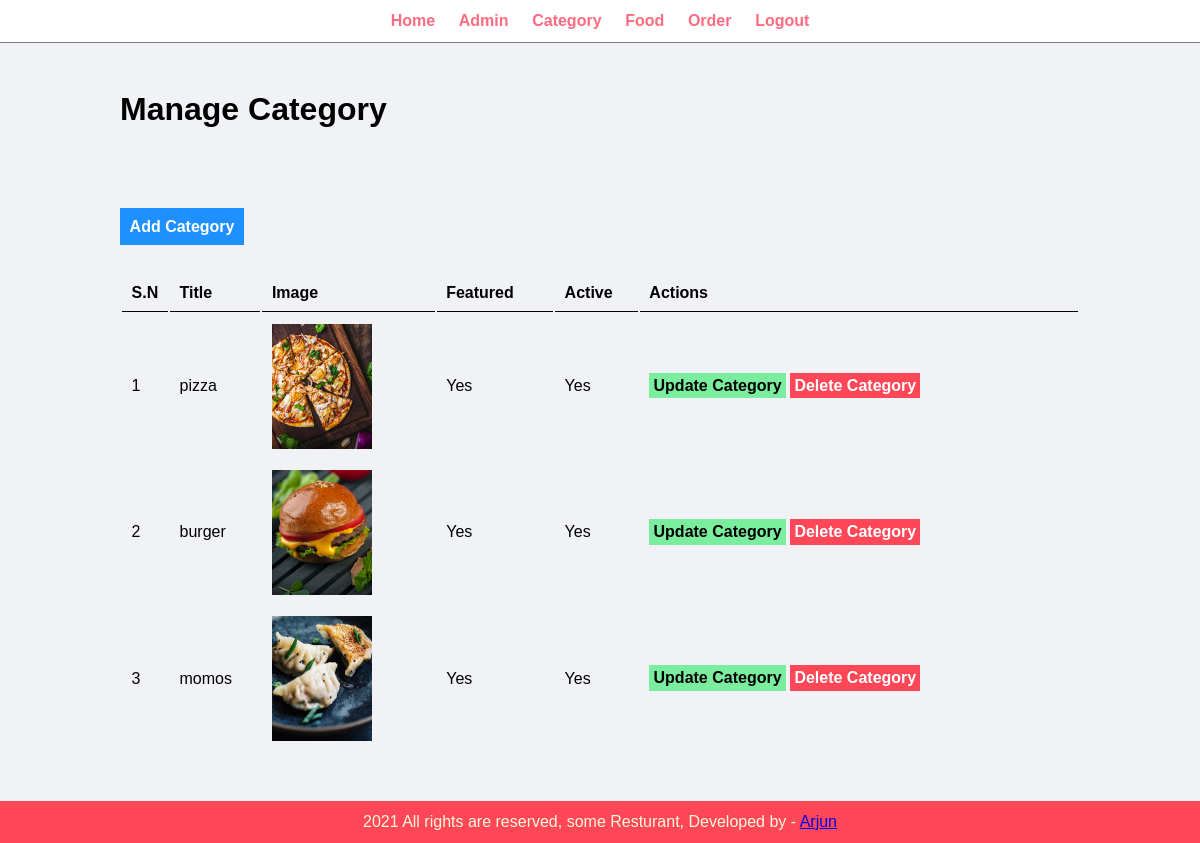
/admin/manage-categories.php (signed in), run on the app's committed database.
### tables this page shows
CREATE TABLE `tbl_category` (
  `id` int(10) UNSIGNED NOT NULL,
  `title` varchar(100) NOT NULL,
  `image_name` varchar(255) NOT NULL,
  `featured` varchar(10) NOT NULL,
  `active` varchar(10) NOT NULL
);

### admin/manage-categories.php (the view, shortened to what this page needs)
<?php include('partials/menu.php'); ?>
<div class = "main-content">
    <div class = "wrapper">
       <h1>Manage Category</h1>
       <br> <br> <br>
        <br><br>
   <a href="<?php echo SITEURL;?>admin/add-category.php" class = "btn-primary">Add Category</a>
    <br> <br> <br>
    <table class = "tbl-full">
    <tr>
      <th>S.N</th>
      <th>Title</th>
      <th>Image</th>
      <th>Featured</th>
      <th>Active</th>
      <th>Actions</th>
    </tr>
    <?php
      $sql ="SELECT * FROM tbl_category";
      $res = mysqli_query($conn,$sql);
      $count = mysqli_num_rows($res);
      $sn = 1;
       if($count>0)
       {
        while($row=mysqli_fetch_assoc($res))
        {
          $id = $row['id'];
          $title = $row['title'];
          $image_name =$row['image_name'];
          $featured = $row['featured'];
          $active = $row['active'];
          ?>
                     <tr>
                    <td><?php echo $sn++; ?></td>
                    <td><?php echo $title; ?></td>
                    <td>
                      <?php
                          if($image_name != "")
                          {
                            ?>
                            <img src="<?php echo SITEURL;?>images/category/<?php echo $image_name;?> " width = "100px" >
                            <?php
                          }
                          else{
                            echo "<div class='error'>Image Not Added. </div>";
                          }
                       ?>
                    </td>
                    <td><?php echo $featured; ?></td>
                    <td><?php echo $active; ?></td>
                    <td>
                      <a href="<?php echo SITEURL; ?>admin/update-category.php?id=<?php echo $id;?>" class="btn-secondary">Update Category</a>
                      <a href="<?php echo SITEURL; ?>admin/delete-category.php?id=<?php echo $id;?>&image_name=<?php echo $image_name;?>" class="btn-danger">Delete Category</a>
                    </td>
                  </tr>
          <?php
        }
      }
      else
      {
        ?>
          <tr>
              <td colspan ="6"><div class="error">No Category Added.</div></td>
          </tr>
        <?php
      }
    ?>
 </table>
    </div>
</div>
<?php include('partials/footer.php'); ?>

### css/admin1.css (style rules this page uses)
* { margin: 0; padding: 0; font-family: Arial, Helvetica, sans-serif; }
.wrapper { padding: 1%; width: 80%; margin: 0 auto; }
.tbl-full { width: 100%; }
table tr th { border-bottom: 1px solid black; padding: 1%; text-align: left; }
table tr td { padding: 1%; }
.btn-primary { background-color: #1e90ff; padding: 1%; color: white; text-decoration: none; font-weight: bold; }
.btn-secondary { background-color: #7bed9f; padding: 1%; color: black; text-decoration: none; font-weight: bold; }
.btn-danger { background-color: #ff4757; padding: 1%; color: white; text-decoration: none; font-weight: bold; }
.main-content { background-color: #f1f2f6; padding: 3% 0; }

### data on the page
tbl_category: title "pizza", image_name (picture), featured "Yes", active "Yes"
tbl_category: title "burger", image_name (picture), featured "Yes", active "Yes"
tbl_category: title "momos", image_name (picture), featured "Yes", active "Yes"
